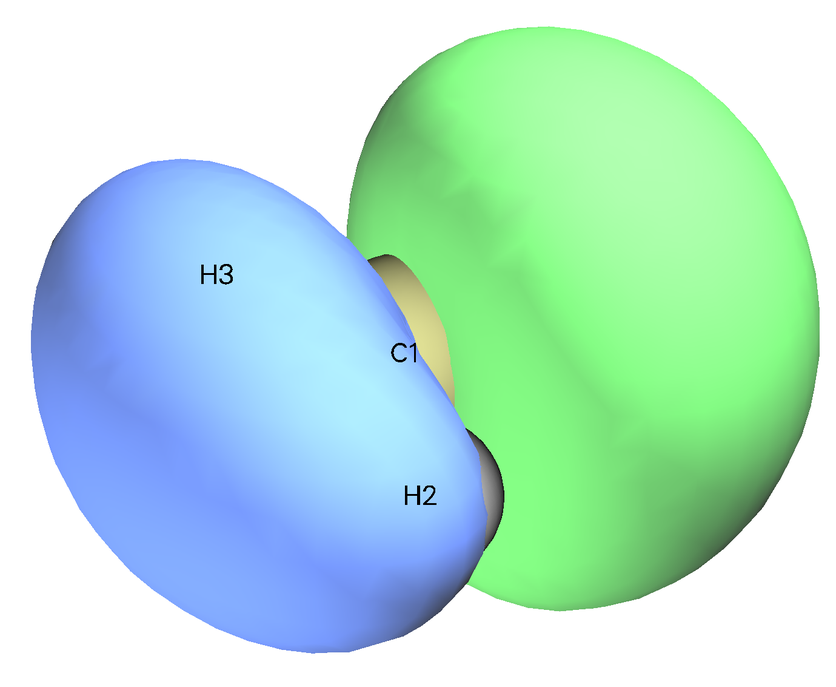
#> input picture exe07/task7/session5/ORCA/painting/000004.png, 836 x 687 px, shrunk from 1379 x 1132 before the run
$ python exe7tak7.py
#> lines starting #> are read from the running program, lines starting #| are printed output that depends on the picture
import matplotlib as mpl
import matplotlib.pyplot as plt
import numpy as np

mpl.rcParams["font.sans-serif"] = ["SimHei"]
mpl.rcParams["axes.unicode_minus"] = False

outfile1 = plt.imread("000004.png")
#> outfile1 is the input picture: shape (687, 836, 3) float32; mean R, G, B 0.711, 0.891, 0.832
outfile2 = plt.imread("000005.png")
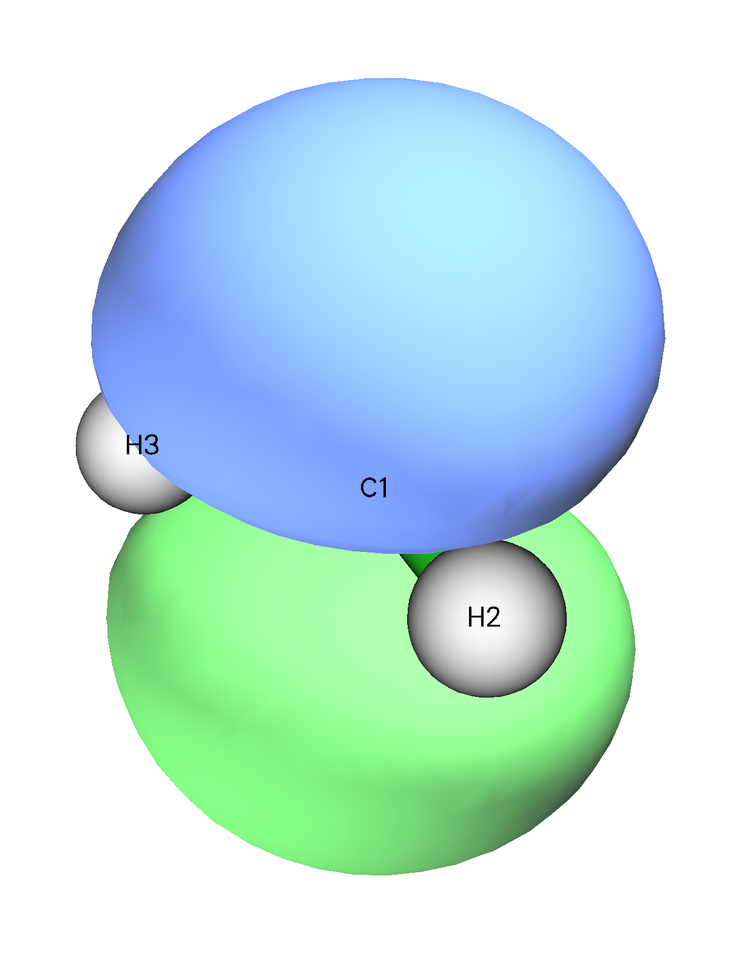
#> input picture exe07/task7/session5/ORCA/painting/000005.png, 736 x 959 px, shrunk from 1213 x 1581 before the run
#> outfile2 is the input picture: shape (959, 736, 3) float32; mean R, G, B 0.772, 0.899, 0.896

fig = plt.figure(dpi=120)

ax1 = fig.add_subplot(121)						# 绘制左边的子图
ax1.imshow(outfile1)
ax1.set_axis_off()
ax1.set_title("(a) SOMO1", y=-0.295)

ax2 = fig.add_subplot(122)						# 绘制右上角子图
ax2.imshow(outfile2)
ax2.set_axis_off()
ax2.set_title("(b) SOMO2", y=0.0)

fig.suptitle("图7-7 亚甲基卡宾闭壳层单重态的活性轨道", y=0.05, va="top")

#plt.subplots_adjust()
plt.tight_layout(pad=0)

plt.show()
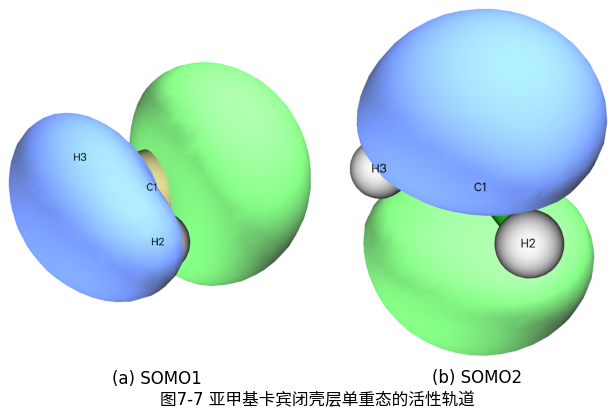
#> figure drawn by matplotlib, 2 panels
